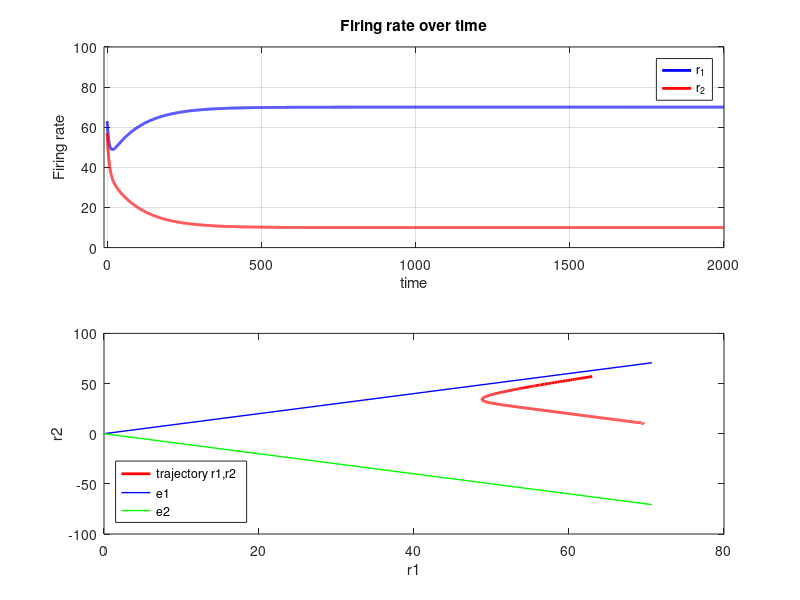

The MATLAB script that drew this image:
% Recurrent connection of two neurons
clearvars

tau1 = 10;
tau2 = 10;
dt = 0.1;
time = 20000;

W_RNN = [ 0.2 -0.7; -0.7 0.2];

r1 = zeros ( time , 1);
r2 = zeros ( time , 1);

tau_eff1 = tau1 / (1-W_RNN(1,1));
tau_eff2 = tau2 / (1-W_RNN(2,2));

delt1 = dt / tau_eff1;
delt2 = dt / tau_eff2;

[Eigenvects,Eigenvals] = eig(W_RNN);
AmplifyFactors = 1./(1 - diag(Eigenvals));
eigvect1 = Eigenvects(:,1);
eigvect2 = Eigenvects(:,2);

I = [63 57]';

r1( 1 ) = I(1);
r2( 1 ) = I(2);

for i=1:time

   % if ( i > 10000 )
   %    I(2) = 0;
   %    I(1) = 0;
   % end
   
r1(i+1) = r1(i)* ( 1 - delt1 ) + delt1 * ( r2 (i) * W_RNN(1,2)/(1-W_RNN(1,1)) + I(1)/ (1-W_RNN(1,1)));
r2(i+1) = r2(i)* ( 1 - delt2 ) + delt2 * ( r1 (i) * W_RNN(2,1)/(1-W_RNN(2,2)) + I(2)/ (1-W_RNN(2,2)));

end

time_ms = 0.1:0.1:real((time+1)/10);


figure
subplot (2,1,1)
plot (time_ms , r1, 'b','LineWidth',2)
hold on;
plot( time_ms , r2, 'r','LineWidth',2)
title ( ' Firing rate over time ' )
grid on
legend('r_1' , 'r_2')
xlabel ( ' time ' )
ylabel ( ' Firing rate ' )
ylim([0 100])
xlim([-10 2000])


subplot (2,1,2)
plot ( r1 , r2 , 'r', 'LineWidth' ,2)
xlabel ( ' r1 ' )
ylabel ( ' r2 ' )
hold on;
g(1)=line([0 -100*eigvect1(1)], [0 -100*eigvect1(2)],'linewidth',1,'Color',[0 0 1])% eigenvector1
g(2)=line([0 -100*eigvect2(1)], [0 -100*eigvect2(2)],'linewidth',1,'Color',[0 1 0])% eigenvector2
legend('trajectory r1,r2 ' , 'e1','e2','Location','SouthWest')



